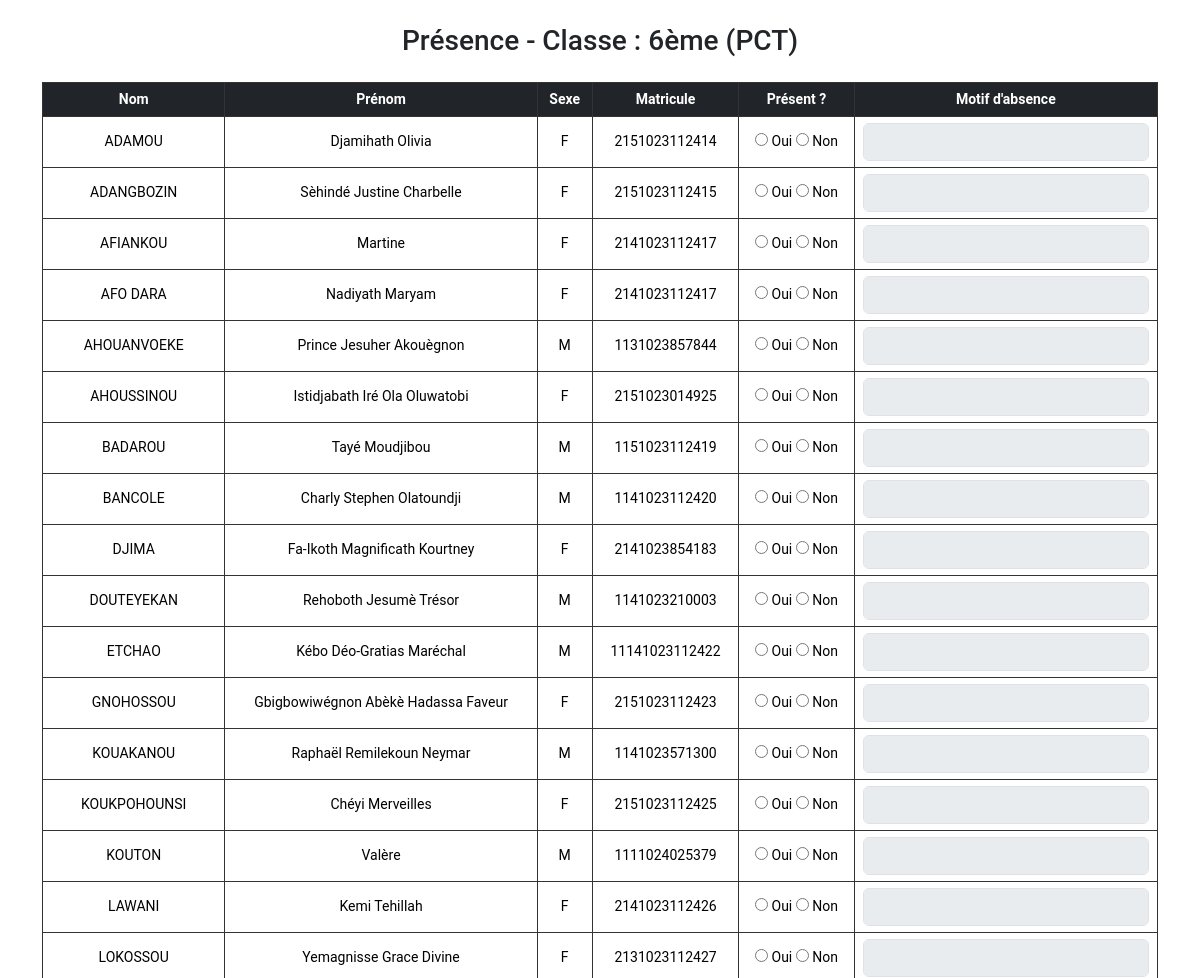
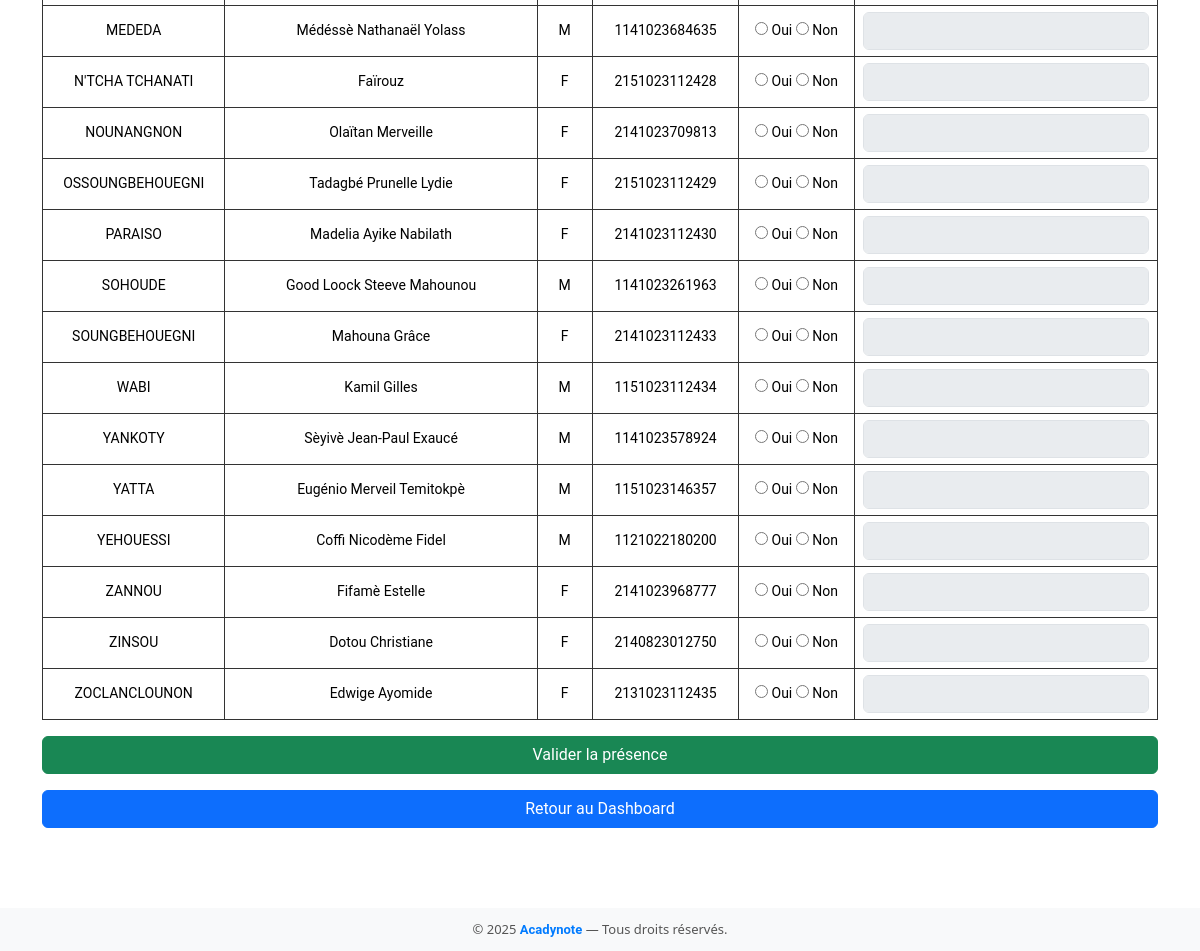
Screenshot of /presence/6ème/3/ with the database file from the repository (2 pictures, top to bottom).
### myapp/models.py (models this page shows, shortened)
class Horaire(models.Model):
    classe = models.CharField(max_length=20)
    jour = models.CharField(max_length=10)  # Lundi, Mardi...
    heure_debut = models.TimeField()
    heure_fin = models.TimeField()
    matiere = models.CharField(max_length=50)
    enseignant = models.ForeignKey(Enseignant, on_delete=models.CASCADE)
    annee_academique = models.CharField(max_length=20)

class Eleve(models.Model):
    nom = models.CharField(max_length=100)
    prenoms = models.CharField(max_length=100)
    classe = models.CharField(max_length=50)
    annee_academique = models.CharField(max_length=50)
    sexe = models.CharField(max_length=10, choices=[('M', 'Masculin'), ('F', 'Feminin')])  # Exemple
    date_enregistrement = models.DateTimeField(auto_now_add=True)
    matricule = models.CharField(max_length=50,null=True)
    telephone_parent = models.CharField(max_length=15, blank=True, null=True)  # exemple
    email_parent = models.CharField(max_length=15, blank=True, null=True)  # exemple
    date_naissance = models.DateField(blank=True, null=True)
    lieu_naissance = models.CharField(max_length=100, blank=True, null=True)
    nationalite = models.CharField(max_length=50, blank=True, null=True)
    profile_eleve = models.ImageField(upload_to="profile_images/", blank=True, null=True)

### myapp/views.py (the view, shortened to what this page needs)
# urls.py: path('presence/<str:classe_nom>/<int:horaire_id>/', views.marquer_presence, name='marquer_presence'),
def marquer_presence(request, classe_nom, horaire_id):
    horaire = get_object_or_404(Horaire, id=horaire_id)
    eleves = Eleve.objects.filter(
        classe=classe_nom,
        annee_academique=horaire.annee_academique
    ).order_by('nom', 'prenoms')
    return render(request, 'enseignant/marquer_presence.html', {
        'eleves': eleves,
        'classe_nom': classe_nom,
        'horaire': horaire
    })

### myapp/templates/enseignant/marquer_presence.html (shortened to what this page needs)
{% extends 'base.html' %}
{% block content %}
<div class="container mt-4">
    <h3 class="text-center mb-4">Présence - Classe : {{ classe_nom }} ({{ horaire.matiere }})</h3>
    <form method="POST">
        <table class="table table-bordered text-center">
            <thead class="table-dark">
                <tr>
                    <th>Nom</th>
                    <th>Prénom</th>
                    <th>Sexe</th>
                    <th>Matricule</th>
                    <th>Présent ?</th>
                    <th>Motif d'absence</th>
                </tr>
            </thead>
            <tbody>
                {% for eleve in eleves %}
                <tr>
                    <td>{{ eleve.nom }}</td>
                    <td>{{ eleve.prenoms }}</td>
                    <td>{{ eleve.sexe }}</td>
                    <td>{{ eleve.matricule }}</td>
                    <td>
                        <input type="radio" name="presence_{{ eleve.id }}" value="oui" onclick="toggleMotif({{ eleve.id }}, false)" required> Oui
                        <input type="radio" name="presence_{{ eleve.id }}" value="non" onclick="toggleMotif({{ eleve.id }}, true)"> Non
                    </td>
                    <td>
                        <input type="text" name="motif_{{ eleve.id }}" id="motif_{{ eleve.id }}" class="form-control" disabled>
                    </td>
                </tr>
                {% endfor %}
            </tbody>
        </table>
        <button type="submit" class="btn btn-success w-100 mb-3">Valider la présence</button>
    </form>
    <a href="{% url 'dashboard_enseignant' %}" class="btn btn-primary w-100">Retour au Dashboard</a>
</div>
{% endblock %}

### myapp/templates/base.html (style rules this page uses)
* { font-family: 'Roboto', sans-serif; scroll-behavior: smooth; box-sizing: border-box; transition: all 0.3s ease-in-out; }
a { text-decoration: none; color: white; }
.table th, .table td { border: 1px solid #333; padding: 6px 8px; font-size: 14px; vertical-align: middle; text-align: center; }

### rows the page displays
Horaire: matiere "PCT"
Eleve: nom "ADAMOU", prenoms "Djamihath Olivia", sexe "F", matricule "2151023112414"
Eleve: nom "ADANGBOZIN", prenoms "Sèhindé Justine Charbelle", sexe "F", matricule "2151023112415"
Eleve: nom "AFIANKOU", prenoms "Martine", sexe "F", matricule "2141023112417"
Eleve: nom "AFO DARA", prenoms "Nadiyath Maryam", sexe "F", matricule "2141023112417"
Eleve: nom "AHOUANVOEKE", prenoms "Prince Jesuher Akouègnon", sexe "M", matricule "1131023857844"
Eleve: nom "AHOUSSINOU", prenoms "Istidjabath Iré Ola Oluwatobi", sexe "F", matricule "2151023014925"
Eleve: nom "BADAROU", prenoms "Tayé Moudjibou", sexe "M", matricule "1151023112419"
Eleve: nom "BANCOLE", prenoms "Charly Stephen Olatoundji", sexe "M", matricule "1141023112420"
Eleve: nom "DJIMA", prenoms "Fa-Ikoth Magnificath Kourtney", sexe "F", matricule "2141023854183"
Eleve: nom "DOUTEYEKAN", prenoms "Rehoboth Jesumè Trésor", sexe "M", matricule "1141023210003"
Eleve: nom "ETCHAO", prenoms "Kébo Déo-Gratias Maréchal", sexe "M", matricule "11141023112422"
Eleve: nom "GNOHOSSOU", prenoms "Gbigbowiwégnon Abèkè Hadassa Faveur", sexe "F", matricule "2151023112423"
Eleve: nom "KOUAKANOU", prenoms "Raphaël Remilekoun Neymar", sexe "M", matricule "1141023571300"
Eleve: nom "KOUKPOHOUNSI", prenoms "Chéyi Merveilles", sexe "F", matricule "2151023112425"
Eleve: nom "KOUTON", prenoms "Valère", sexe "M", matricule "1111024025379"
Eleve: nom "LAWANI", prenoms "Kemi Tehillah", sexe "F", matricule "2141023112426"
Eleve: nom "LOKOSSOU", prenoms "Yemagnisse Grace Divine", sexe "F", matricule "2131023112427"
Eleve: nom "MEDEDA", prenoms "Médéssè Nathanaël Yolass", sexe "M", matricule "1141023684635"
Eleve: nom "N'TCHA TCHANATI", prenoms "Faïrouz", sexe "F", matricule "2151023112428"
Eleve: nom "NOUNANGNON", prenoms "Olaïtan Merveille", sexe "F", matricule "2141023709813"
Eleve: nom "OSSOUNGBEHOUEGNI", prenoms "Tadagbé Prunelle Lydie", sexe "F", matricule "2151023112429"
Eleve: nom "PARAISO", prenoms "Madelia Ayike Nabilath", sexe "F", matricule "2141023112430"
Eleve: nom "SOHOUDE", prenoms "Good Loock Steeve Mahounou", sexe "M", matricule "1141023261963"
Eleve: nom "SOUNGBEHOUEGNI", prenoms "Mahouna Grâce", sexe "F", matricule "2141023112433"
Eleve: nom "WABI", prenoms "Kamil Gilles", sexe "M", matricule "1151023112434"
Eleve: nom "YANKOTY", prenoms "Sèyivè Jean-Paul Exaucé", sexe "M", matricule "1141023578924"
Eleve: nom "YATTA", prenoms "Eugénio Merveil Temitokpè", sexe "M", matricule "1151023146357"
Eleve: nom "YEHOUESSI", prenoms "Coffi Nicodème Fidel", sexe "M", matricule "1121022180200"
Eleve: nom "ZANNOU", prenoms "Fifamè Estelle", sexe "F", matricule "2141023968777"
Eleve: nom "ZINSOU", prenoms "Dotou Christiane", sexe "F", matricule "2140823012750"
Eleve: nom "ZOCLANCLOUNON", prenoms "Edwige Ayomide", sexe "F", matricule "2131023112435"

### other values shown
{{ classe_nom }} "6ème"
